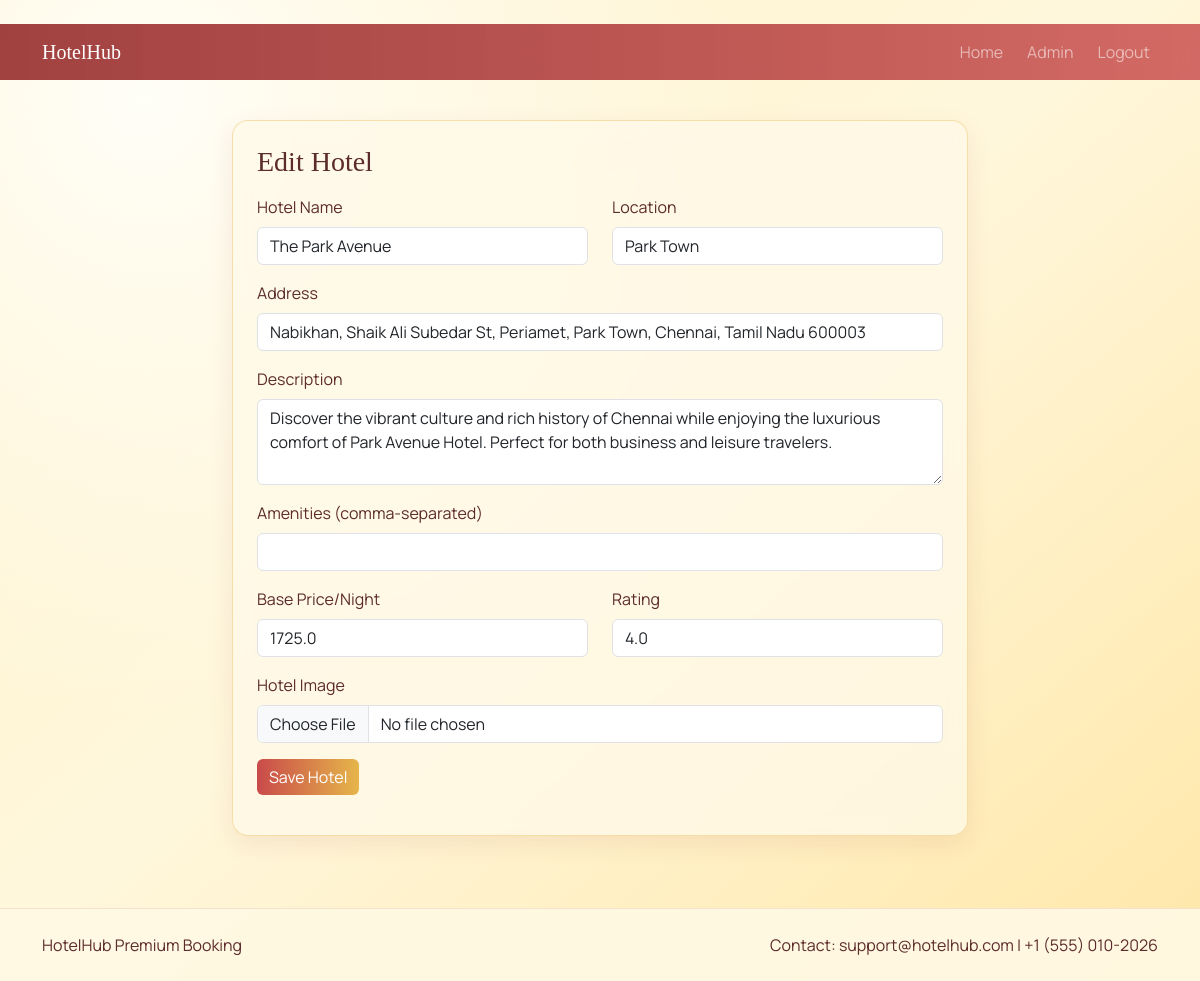
/admin/hotels/edit/2 (signed in), run on the app's committed database.
### models.py (models this page shows)
class Hotel(db.Model):
    __tablename__ = 'hotels'
    id = db.Column(db.Integer, primary_key=True)
    name = db.Column(db.String(200), nullable=False)
    description = db.Column(db.Text, nullable=False)
    location = db.Column(db.String(120), nullable=False)
    address = db.Column(db.String(255), nullable=False)
    amenities = db.Column(db.Text, default='')
    price_per_night = db.Column(db.Float, nullable=False)
    rating = db.Column(db.Float, default=4.0)
    image_filename = db.Column(db.String(255), default='default-hotel.jpg')
    created_at = db.Column(db.DateTime, default=datetime.utcnow)
    rooms = db.relationship('Room', backref='hotel', lazy=True, cascade='all, delete-orphan')
    bookings = db.relationship('Booking', backref='hotel', lazy=True, cascade='all, delete-orphan')

### routes.py (the view, shortened to what this page needs)
    @app.route('/admin/hotels/edit/<int:hotel_id>', methods=['GET', 'POST'])
    @login_required
    @admin_required
    def admin_edit_hotel(hotel_id):
        hotel = Hotel.query.get_or_404(hotel_id)
        return render_template('admin_hotel_form.html', mode='edit', hotel=hotel)

### app.py (called while the page is built)
def create_app():
    app = Flask(__name__)
    app.config['SECRET_KEY'] = 'change-this-in-production'
    app.config['SQLALCHEMY_DATABASE_URI'] = 'sqlite:///database.db'
    app.config['SQLALCHEMY_TRACK_MODIFICATIONS'] = False
    app.config['UPLOAD_FOLDER'] = 'static/images/hotels'
    app.config['MAX_CONTENT_LENGTH'] = 5 * 1024 * 1024
    db.init_app(app)
    login_manager = LoginManager()
    login_manager.login_view = 'login'
    login_manager.init_app(app)
    @login_manager.user_loader
    def load_user(user_id):
        return User.query.get(int(user_id))
    init_routes(app)
    with app.app_context():
        db.create_all()
        User.bootstrap_admin()
    return app

### routes.py (called while the page is built)
def admin_required(func):
    @wraps(func)
    def wrapper(*args, **kwargs):
        if not current_user.is_authenticated or current_user.role != 'admin':
            flash('Admin access required.', 'danger')
            return redirect(url_for('index'))
        return func(*args, **kwargs)
    return wrapper

### templates/admin_hotel_form.html (shortened to what this page needs)
﻿{% extends 'base.html' %}
{% block content %}
<div class="container py-4">
    <div class="row justify-content-center">
        <div class="col-lg-8">
            <div class="glass-card p-4">
                <h3 class="brand-font mb-3">{{ 'Add Hotel' if mode == 'add' else 'Edit Hotel' }}</h3>
                <form method="post" enctype="multipart/form-data">
                    <div class="row">
                        <div class="col-md-6 mb-3"><label class="form-label">Hotel Name</label><input class="form-control" name="name" value="{{ hotel.name if hotel else '' }}" required></div>
                        <div class="col-md-6 mb-3"><label class="form-label">Location</label><input class="form-control" name="location" value="{{ hotel.location if hotel else '' }}" required></div>
                    </div>
                    <div class="mb-3"><label class="form-label">Address</label><input class="form-control" name="address" value="{{ hotel.address if hotel else '' }}" required></div>
                    <div class="mb-3"><label class="form-label">Description</label><textarea class="form-control" rows="3" name="description" required>{{ hotel.description if hotel else '' }}</textarea></div>
                    <div class="mb-3"><label class="form-label">Amenities (comma-separated)</label><input class="form-control" name="amenities" value="{{ hotel.amenities if hotel else '' }}"></div>
                    <div class="row">
                        <div class="col-md-6 mb-3"><label class="form-label">Base Price/Night</label><input class="form-control" type="number" step="0.01" name="price_per_night" value="{{ hotel.price_per_night if hotel else '' }}" required></div>
                        <div class="col-md-6 mb-3"><label class="form-label">Rating</label><input class="form-control" type="number" step="0.1" min="0" max="5" name="rating" value="{{ hotel.rating if hotel else '4.0' }}" required></div>
                    </div>
                    <div class="mb-3"><label class="form-label">Hotel Image</label><input class="form-control" type="file" name="image" accept=".png,.jpg,.jpeg,.webp"></div>
                    <button class="btn btn-gradient" type="submit">Save Hotel</button>
                </form>
            </div>
        </div>
    </div>
</div>
{% endblock %}

### static/css/style.css (style rules this page uses)
:root { --bg-one: #fff7dc; --bg-two: #ffe7a8; --bg-three: #fff2cc; --ink: #5c2b2b; --accent: #c94a4a; --accent-two: #e6b64a; }
* { box-sizing: border-box; }
body { font-family: 'Manrope', sans-serif; color: var(--ink); min-height: 100vh; background: radial-gradient(circle at 12% 10%, #fffef7 0%, rgba(255, 254, 247, 0) 45%), linear-gradient(140deg, var(--bg-three) 0%, var(--bg-one) 48%, var(--bg-two) 100%); }
.brand-font { font-family: 'Playfair Display', serif; }
.btn-gradient { color: #fff; background: linear-gradient(90deg, var(--accent), var(--accent-two)); border: 0; }
.glass-card { border: 1px solid rgba(230, 182, 74, .38); background: rgba(255, 249, 232, .78); border-radius: 16px; box-shadow: 0 8px 26px rgba(150, 44, 44, .09); backdrop-filter: blur(8px); }

### data on the page
Hotel: name "The Park Avenue", location "Park Town", address "Nabikhan, Shaik Ali Subedar St, Periamet, Park Town, Chennai, Tamil Nadu 600003", description "Discover the vibrant culture and rich history of Chennai while enjoying the luxurious comfort of Park Avenue Hotel. Perfect for both business and leisure travelers.", price_per_night "1725.0", rating "4.0"

### other printed values
{{ 'Add Hotel' if mode == 'add' else 'Edit Hotel' }} "Edit Hotel"
